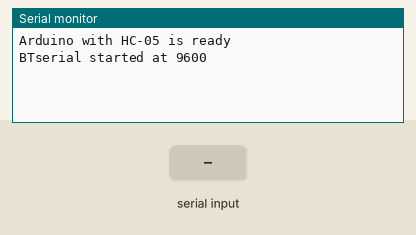
This sketch was run on a simulated Arduino Uno, built with avr-gcc and run on an emulated ATmega328P. Parts: the last lines printed to the serial monitor. The inputs (shaded band) are chosen by the test bench.

Above: at 1.2 s.
1.3 s: "1" received over the second serial link
At 2.5 s:
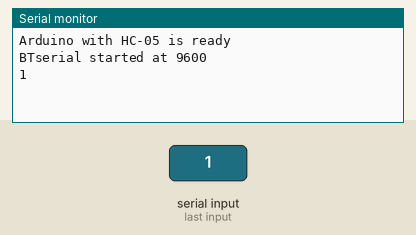
2.8 s: "0" received over the second serial link
At 3.7 s:
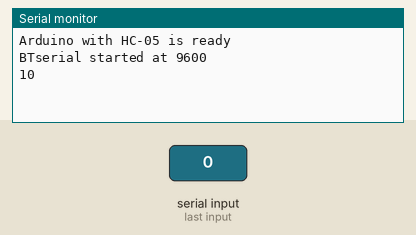

The sketch:

hc-06.ino
```cpp
#include <SoftwareSerial.h>
SoftwareSerial BTserial(2, 3); // RX | TX

char c = ' ';

void setup()
{
    Serial.begin(9600);
    Serial.println("Arduino with HC-05 is ready");
    BTserial.begin(9600);
    Serial.println("BTserial started at 9600");
}

void loop()
{
    //hc-05 > arduino
    if (BTserial.available())
    {
        c = BTserial.read();
        Serial.write(c); //revc commands echo
    }
    //arduino > hc-05
    if (Serial.available())
    {
        c =  Serial.read();
        //Serial.write(c); //echo commands made
        BTserial.write(c);
    }
}
```

Measured:
- after the input at 1.3 s, the serial monitor: prints a new line at once (image 1)
- after the input at 2.8 s, the serial monitor: prints a new line at once (image 2)
